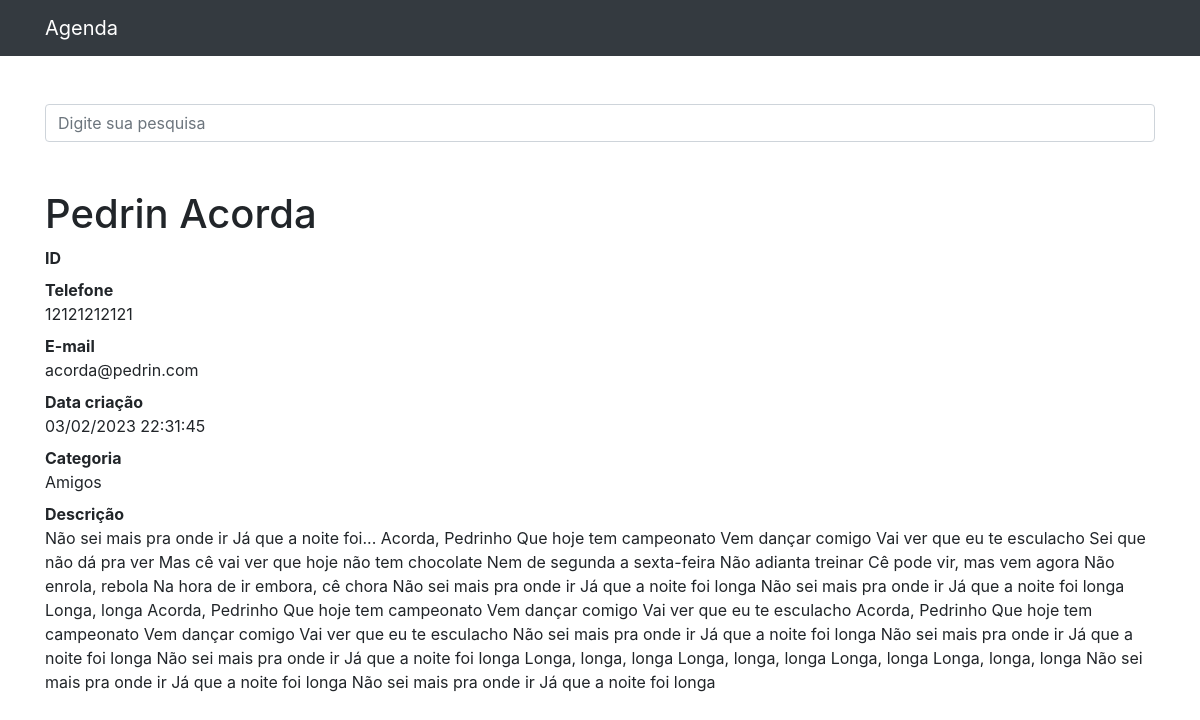
/2, run on the app's committed database.
### contatos/models.py (models this page shows, shortened)
class Contato(models.Model):
    nome = models.CharField(max_length=255)
    sobrenome = models.CharField(max_length=255, blank=True)
    telefone = models.CharField(max_length=11)
    email = models.CharField(max_length=255,blank=True)
    data_criacao = models.DateTimeField(default=timezone.now)
    descricao = models.TextField(blank=True)
    categoria = models.ForeignKey(Categoria, on_delete=models.DO_NOTHING)
    mostrar = models.BooleanField(default=True)
    foto = models.ImageField(
                            blank=True,
                            upload_to='fotos/%Y/%m/%d' # cria uma pasta para cada dia em que acontecer um upload
                            )                           # posso configurar da forma que eu desejar

class Categoria(models.Model):
    nome = models.CharField(max_length=255)

### contatos/views.py (the view)
# urls.py: path('<int:contato_id>', views.ver_contato,name='ver_contato'),
def ver_contato(request,contato_id):
    contato = get_object_or_404(Contato,id=contato_id)
    if not contato.mostrar:
        raise Http404()
    return render(request,'contatos/ver_contato.html',{
        'contato': contato
        })

### contatos/templates/contatos/ver_contato.html (shortened to what this page needs)
{% extends "base.html" %}
{% block conteudo %}
<h1 class="mt-5">{{contato.nome}} {{contato.sobrenome}}</h1>
<dl>
  <dt>ID</dt>
  <dt>Telefone</dt>
  <dd>{{contato.telefone}}</dd>
  <dt>E-mail</dt>
  <dd>{{contato.email}}</dd>
  <dt>Data criação</dt>
  <dd>{{contato.data_criacao|date:'d/m/Y H:i:s'}}</dd>
  <dt>Categoria</dt>
  <dd>{{contato.categoria.nome}} </dd>
  <dt>Descrição</dt>
  <dd>{{contato.descricao}}
  </dd>
</dl>
{% endblock conteudo %}

### data on the page
Contato: nome "Pedrin", sobrenome "Acorda", telefone "12121212121", email "acorda@pedrin.com", data_criacao "03/02/2023 22:31:45", categoria.nome "Amigos", descricao "Não sei mais pra onde ir Já que a noite foi... Acorda, Pedrinho Que hoje tem campeonato Vem dançar comigo Vai ver que eu te esculacho Sei que não dá pra ver Mas cê vai ver que hoje não tem chocolate Nem de segunda a sexta-feira Não adianta treinar Cê pode vir, mas vem agora Não enrola, rebola Na hora de ir embora, cê chora Não sei mais pra onde ir Já que a noite foi longa Não sei mais pra onde ir Já que a noite foi longa Longa, longa Acorda, Pedrinho Que hoje tem campeonato Vem dançar comigo Vai ver que eu te esculacho Acorda, Pedrinho Que hoje tem campeonato Vem dançar comigo Vai ver que eu te esculacho Não sei mais pra onde ir Já que a noite foi longa Não sei mais pra onde ir Já que a…"
